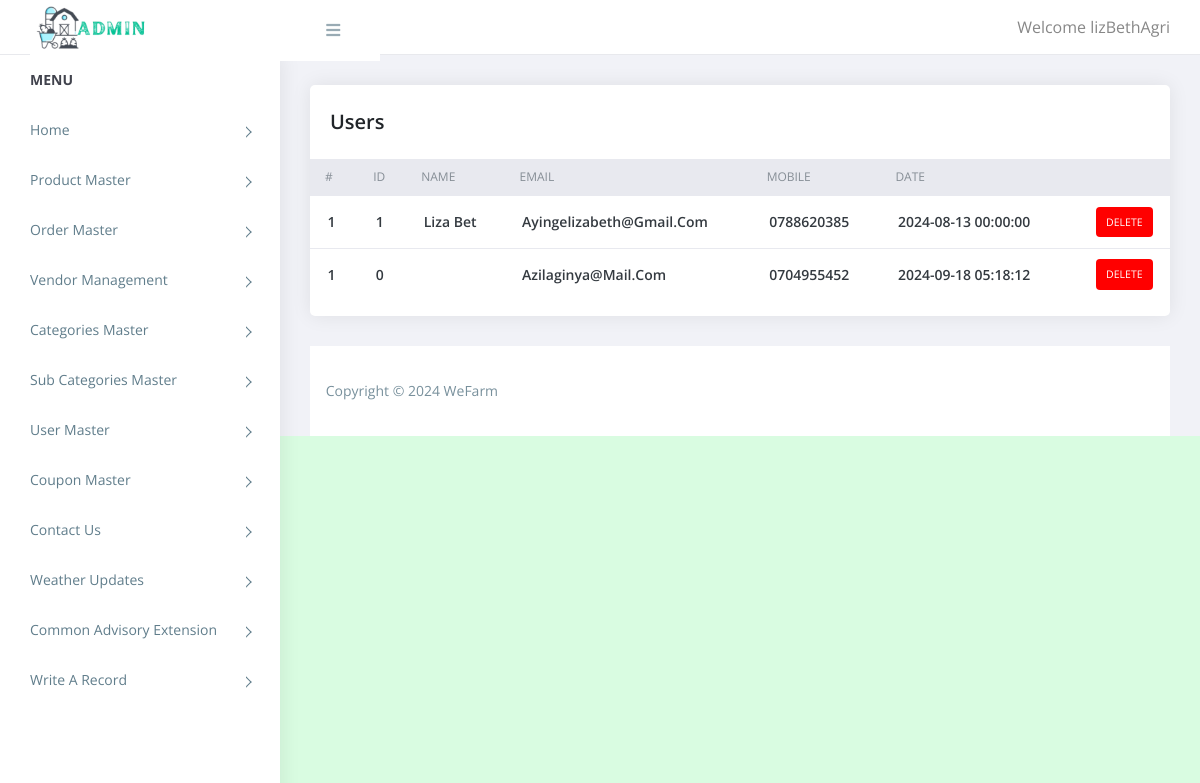
/admin/users.php (signed in), run on an earlier commit of the app's database.
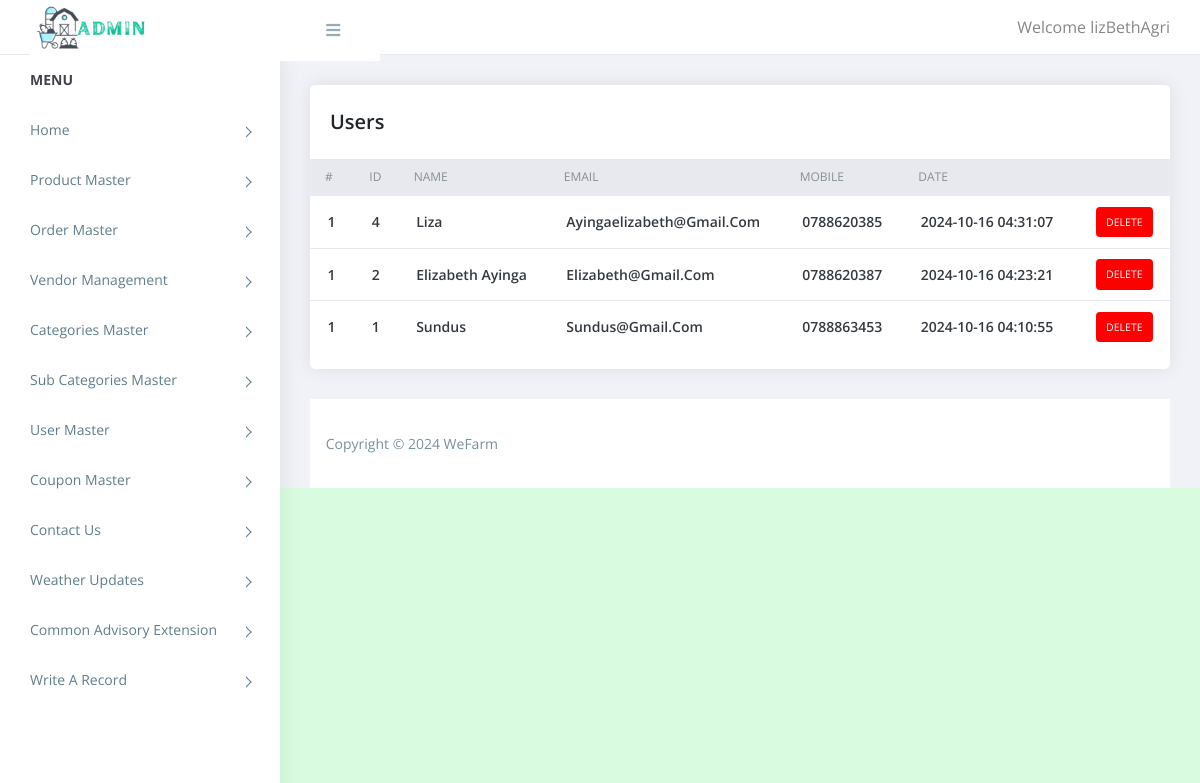
And on a later commit of the database.
### tables this page shows
CREATE TABLE `users` (
  `id` int(11) NOT NULL,
  `name` varchar(255) NOT NULL,
  `password` varchar(50) NOT NULL,
  `email` varchar(50) NOT NULL,
  `mobile` varchar(15) NOT NULL,
  `added_on` datetime NOT NULL
);

### admin/users.php (the view, shortened to what this page needs)
<?php
require('top.inc.php');
$sql="select * from users order by id desc";
$res=mysqli_query($con,$sql);
?>
<div class="content pb-0">
	<div class="orders">
	   <div class="row">
		  <div class="col-xl-12">
			 <div class="card">
				<div class="card-body">
				   <h4 class="box-title">Users </h4>
				</div>
				<div class="card-body--">
				   <div class="table-stats order-table ov-h">
					  <table class="table ">
						 <thead>
							<tr>
							   <th class="serial">#</th>
							   <th>ID</th>
							   <th>Name</th>
							   <th>Email</th>
							   <th>Mobile</th>
							   <th>Date</th>
							   <th></th>
							</tr>
						 </thead>
						 <tbody>
							<?php
							$i=1;
							while($row=mysqli_fetch_assoc($res)){?>
							<tr>
							   <td class="serial"><?php echo $i?></td>
							   <td><?php echo $row['id']?></td>
							   <td><?php echo $row['name']?></td>
							   <td><?php echo $row['email']?></td>
							   <td><?php echo $row['mobile']?></td>
							   <td><?php echo $row['added_on']?></td>
							   <td>
								<?php
								echo "<span class='badge badge-delete'><a href='?type=delete&id=".$row['id']."'>Delete</a></span>";
								?>
							   </td>
							</tr>
							<?php } ?>
						 </tbody>
					  </table>
				   </div>
				</div>
			 </div>
		  </div>
	   </div>
	</div>
</div>
<?php
require('footer.inc.php');
?>

What changed in the data, as far as the page shows it:
removed users: id "0", email "Azilaginya@mail.com", mobile "0704955452", added_on "2024-09-18 05:18:12"
added users: id "4", name "Liza", email "Ayingaelizabeth@gmail.com", mobile "0788620385", added_on "2024-10-16 04:31:07"
added users: id "2", name "Elizabeth Ayinga", email "Elizabeth@gmail.com", mobile "0788620387", added_on "2024-10-16 04:23:21"
changed users id 1: name "Liza Bet" → "Sundus"; email "Ayingelizabeth@gmail.com" → "Sundus@gmail.com"; mobile "0788620385" → "0788863453"; added_on "2024-08-13 00:00:00" → "2024-10-16 04:10:55"
